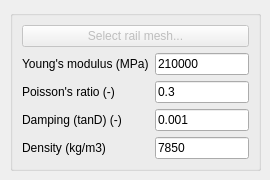
        <widget class="QWidget" name="tab_8">
         <attribute name="title">
          <string>Rails</string>
         </attribute>
         <widget class="QGroupBox" name="groupBox_9">
          <property name="enabled">
           <bool>true</bool>
          </property>
          <property name="geometry">
           <rect>
            <x>10</x>
            <y>10</y>
            <width>251</width>
            <height>161</height>
           </rect>
          </property>
          <property name="title">
           <string/>
          </property>
          <layout class="QGridLayout" name="gridLayout_7">
           <item row="4" column="1">
            <widget class="QLineEdit" name="txt_nuRail">
             <property name="enabled">
              <bool>true</bool>
             </property>
             <property name="text">
              <string>0.3</string>
             </property>
            </widget>
           </item>
           <item row="4" column="0">
            <widget class="QLabel" name="label_29">
             <property name="enabled">
              <bool>true</bool>
             </property>
             <property name="text">
              <string>Poisson's ratio (-)</string>
             </property>
            </widget>
           </item>
           <item row="7" column="1">
            <widget class="QLineEdit" name="txt_rhoRail">
             <property name="enabled">
              <bool>true</bool>
             </property>
             <property name="text">
              <string>7850</string>
             </property>
            </widget>
           </item>
           <item row="7" column="0">
            <widget class="QLabel" name="label_27">
             <property name="enabled">
              <bool>true</bool>
             </property>
             <property name="text">
              <string>Density (kg/m3)</string>
             </property>
            </widget>
           </item>
           <item row="0" column="0" colspan="2">
            <widget class="QPushButton" name="btn_railMesh">
             <property name="enabled">
              <bool>false</bool>
             </property>
             <property name="toolTip">
              <string>&lt;html&gt;&lt;head/&gt;&lt;body&gt;&lt;p&gt;Select a 600mm long rail mesh, centered on the origin and laying on the XZ plane.&lt;/p&gt;&lt;/body&gt;&lt;/html&gt;</string>
             </property>
             <property name="text">
              <string>Select rail mesh...</string>
             </property>
            </widget>
           </item>
           <item row="2" column="0">
            <widget class="QLabel" name="label_28">
             <property name="enabled">
              <bool>true</bool>
             </property>
             <property name="text">
              <string>Young's modulus (MPa)</string>
             </property>
            </widget>
           </item>
           <item row="2" column="1">
            <widget class="QLineEdit" name="txt_ERail">
             <property name="enabled">
              <bool>true</bool>
             </property>
             <property name="text">
              <string>210000</string>
             </property>
            </widget>
           </item>
           <item row="5" column="1">
            <widget class="QLineEdit" name="txt_tanDRail">
             <property name="enabled">
              <bool>true</bool>
             </property>
             <property name="text">
              <string>0.001</string>
             </property>
            </widget>
           </item>
           <item row="5" column="0">
            <widget class="QLabel" name="label_30">
             <property name="enabled">
              <bool>true</bool>
             </property>
             <property name="text">
              <string>Damping (tanD) (-)</string>
             </property>
            </widget>
           </item>
          </layout>
         </widget>
        </widget>
